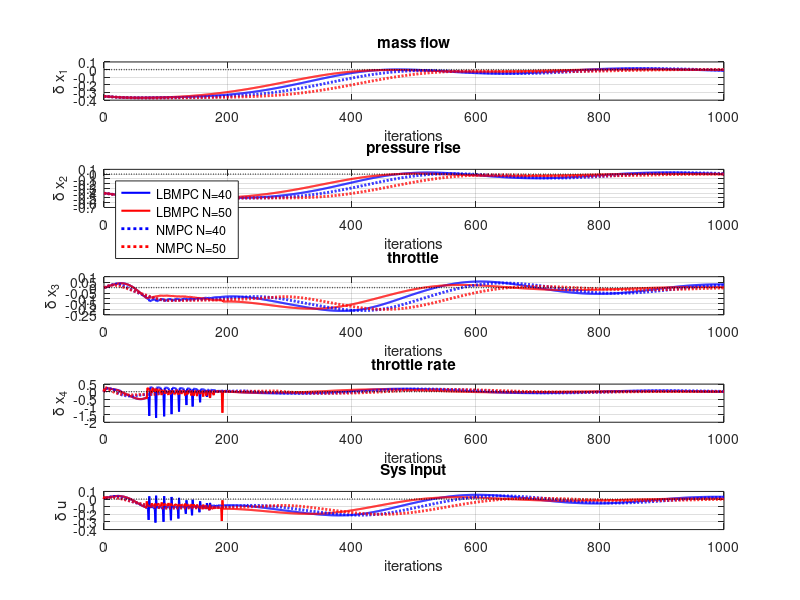
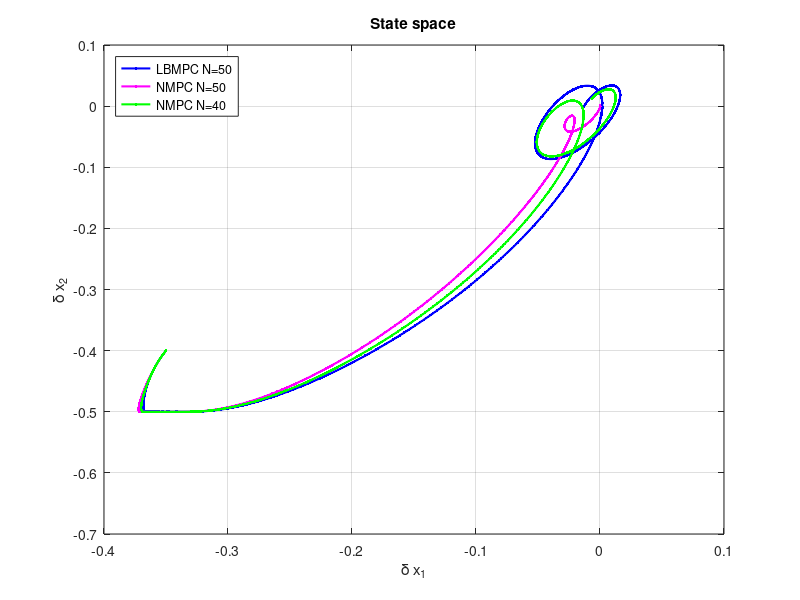

These charts were generated, in order, by the following MATLAB code:
close all;
addpath('./data/')
%% Load data
LBMPC40=load('LBMPC_N40_sys_CORRECT.mat');
LBMPC50=load('LBMPC_N50_sys_newP_newpoly.mat');

NMPC40=load('NMPC_N40_sys_CORRECT.mat');
NMPC50=load('NMPC_N50_sys_newP.mat');

%% Plot
iterations=size(NMPC50.sysH,2)-1;

figure;
subplot(5,1,1);
plot(0:iterations, LBMPC40.sysHistory(1,:),'Linewidth',1.5,'Color','b'); hold on;
plot(0:iterations, LBMPC50.sysH(1,:),'Linewidth',1.5,'Color','r'); hold on;
plot(0:iterations, NMPC40.sysHistory(1,:),'Linewidth',2,'Color','b','LineStyle',':'); hold on;
plot(0:iterations, NMPC50.sysH(1,:),'Linewidth',2,'Color','r','LineStyle',':'); hold on;
plot(0:iterations,0*(0:iterations),'Linewidth',1,'LineStyle',':','Color','k'); 
grid on;
xlabel('iterations');
ylabel('\delta x_1');
title('mass flow');


subplot(5,1,2);
plot(0:iterations, LBMPC40.sysHistory(2,:),'Linewidth',1.5,'Color','b'); hold on;
plot(0:iterations, LBMPC50.sysH(2,:),'Linewidth',1.5,'Color','r'); hold on;
plot(0:iterations, NMPC40.sysHistory(2,:),'Linewidth',2,'Color','b','LineStyle',':'); hold on;
plot(0:iterations, NMPC50.sysH(2,:),'Linewidth',2,'Color','r','LineStyle',':'); hold on;
plot(0:iterations,0*(0:iterations),'Linewidth',1,'LineStyle',':','Color','k'); 
grid on;
xlabel('iterations');
ylabel('\delta x_2');
title('pressure rise');
legend({'LBMPC N=40', 'LBMPC N=50', 'NMPC N=40','NMPC N=50'},'Location','northwest')

subplot(5,1,3);
plot(0:iterations, LBMPC40.sysHistory(3,:),'Linewidth',1.5,'Color','b'); hold on;
plot(0:iterations, LBMPC50.sysH(3,:),'Linewidth',1.5,'Color','r'); hold on;
plot(0:iterations, NMPC40.sysHistory(3,:),'Linewidth',2,'Color','b','LineStyle',':'); hold on;
plot(0:iterations, NMPC50.sysH(3,:),'Linewidth',2,'Color','r','LineStyle',':'); hold on;
plot(0:iterations,0*(0:iterations),'Linewidth',1,'LineStyle',':','Color','k'); 
grid on;
xlabel('iterations');
ylabel('\delta x_3');
title('throttle');

subplot(5,1,4);
plot(0:iterations, LBMPC40.sysHistory(4,:),'Linewidth',1.5,'Color','b'); hold on;
plot(0:iterations, LBMPC50.sysH(4,:),'Linewidth',1.5,'Color','r'); hold on;
plot(0:iterations, NMPC40.sysHistory(4,:),'Linewidth',2,'Color','b','LineStyle',':'); hold on;
plot(0:iterations, NMPC50.sysH(4,:),'Linewidth',2,'Color','r','LineStyle',':'); hold on;
plot(0:iterations,0*(0:iterations),'Linewidth',1,'LineStyle',':','Color','k'); 
grid on;
xlabel('iterations');
ylabel('\delta x_4');
title('throttle rate');

subplot(5,1,5);
plot(0:iterations, LBMPC40.sysHistory(5,:),'Linewidth',1.5,'Color','b'); hold on;
plot(0:iterations, LBMPC50.sysH(5,:),'Linewidth',1.5,'Color','r'); hold on;
plot(0:iterations, NMPC40.sysHistory(5,:),'Linewidth',2,'Color','b','LineStyle',':'); hold on;
plot(0:iterations, NMPC50.sysH(5 ,:),'Linewidth',2,'Color','r','LineStyle',':'); hold on;
plot(0:iterations,0*(0:iterations),'Linewidth',1,'LineStyle',':','Color','k'); 
grid on;
xlabel('iterations');
ylabel('\delta u');
title('Sys input');


figure;
plot(LBMPC40.sysHistory(1,:),LBMPC40.sysHistory(2,:),'Linewidth',1.5,'Marker','.','Color','b'); hold on;
plot(NMPC50.sysH(1,:),NMPC50.sysH(2,:),'Linewidth',1.5,'Marker','.','Color','m'); hold on;
plot(NMPC40.sysHistory(1,:),NMPC40.sysHistory(2,:),'Linewidth',1.5,'Marker','.','Color','g'); hold on;


grid on
xlabel('\delta x_1');
ylabel('\delta x_2');
title('State space');

legend({'LBMPC N=50','NMPC N=50', 'NMPC N=40'},'Location','northwest')
